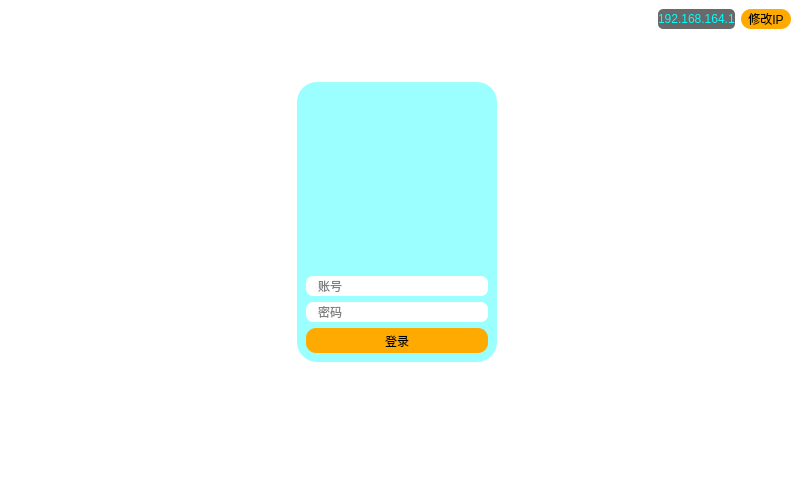
<?xml version="1.0" encoding="UTF-8"?>
<ui version="4.0">
 <class>ClientWin</class>
 <widget class="QMainWindow" name="ClientWin">
  <property name="geometry">
   <rect>
    <x>0</x>
    <y>0</y>
    <width>800</width>
    <height>480</height>
   </rect>
  </property>
  <property name="windowTitle">
   <string>客户端登录</string>
  </property>
  <property name="styleSheet">
   <string notr="true">QMainWindow#ClientWin{
	
	border-image: url(:/img/food.PNG);
	background-color: rgba(255, 255, 255, 100);
}

QLabel
{
	color: rgb(255, 255, 255);
	
}
QPushButton{
background-color: rgb(255, 170, 0);
border-radius:10px;
}
QLineEdit{
border-radius:7px;
padding:0 10px 0 10px;
/*background-color:transparent;*/
}

QGroupBox
{
	border-radius:20px;
	background-color:  rgba(0, 255, 255, 100);
}</string>
  </property>
  <widget class="QWidget" name="centralwidget">
   <layout class="QGridLayout" name="gridLayout">
    <item row="0" column="1">
     <layout class="QVBoxLayout" name="verticalLayout_3">
      <item>
       <spacer name="verticalSpacer_2">
        <property name="orientation">
         <enum>Qt::Vertical</enum>
        </property>
        <property name="sizeHint" stdset="0">
         <size>
          <width>20</width>
          <height>40</height>
         </size>
        </property>
       </spacer>
      </item>
      <item>
       <widget class="QGroupBox" name="groupBox">
        <property name="sizePolicy">
         <sizepolicy hsizetype="Fixed" vsizetype="Expanding">
          <horstretch>0</horstretch>
          <verstretch>0</verstretch>
         </sizepolicy>
        </property>
        <property name="minimumSize">
         <size>
          <width>200</width>
          <height>280</height>
         </size>
        </property>
        <property name="title">
         <string/>
        </property>
        <layout class="QVBoxLayout" name="verticalLayout_2">
         <item>
          <widget class="QLabel" name="label_3">
           <property name="sizePolicy">
            <sizepolicy hsizetype="Expanding" vsizetype="Expanding">
             <horstretch>0</horstretch>
             <verstretch>0</verstretch>
            </sizepolicy>
           </property>
           <property name="minimumSize">
            <size>
             <width>0</width>
             <height>50</height>
            </size>
           </property>
           <property name="styleSheet">
            <string notr="true">border-image: url(:/img/title.png);</string>
           </property>
           <property name="text">
            <string/>
           </property>
          </widget>
         </item>
         <item>
          <layout class="QVBoxLayout" name="verticalLayout">
           <item>
            <layout class="QHBoxLayout" name="horizontalLayout">
             <property name="spacing">
              <number>0</number>
             </property>
             <item>
              <widget class="QLineEdit" name="nameEdit">
               <property name="minimumSize">
                <size>
                 <width>0</width>
                 <height>20</height>
                </size>
               </property>
               <property name="styleSheet">
                <string notr="true"/>
               </property>
               <property name="placeholderText">
                <string>账号</string>
               </property>
              </widget>
             </item>
            </layout>
           </item>
           <item>
            <layout class="QHBoxLayout" name="horizontalLayout_2">
             <property name="spacing">
              <number>0</number>
             </property>
             <item>
              <widget class="QLineEdit" name="pwdEdit">
               <property name="minimumSize">
                <size>
                 <width>0</width>
                 <height>20</height>
                </size>
               </property>
               <property name="styleSheet">
                <string notr="true"/>
               </property>
               <property name="echoMode">
                <enum>QLineEdit::Password</enum>
               </property>
               <property name="placeholderText">
                <string>密码</string>
               </property>
              </widget>
             </item>
            </layout>
           </item>
          </layout>
         </item>
         <item>
          <widget class="QPushButton" name="loginBt">
           <property name="minimumSize">
            <size>
             <width>0</width>
             <height>25</height>
            </size>
           </property>
           <property name="styleSheet">
            <string notr="true">background-color: rgb(255, 170, 0);</string>
           </property>
           <property name="text">
            <string>登录</string>
           </property>
           <property name="shortcut">
            <string>Return</string>
           </property>
          </widget>
         </item>
        </layout>
       </widget>
      </item>
      <item>
       <spacer name="verticalSpacer">
        <property name="orientation">
         <enum>Qt::Vertical</enum>
        </property>
        <property name="sizeHint" stdset="0">
         <size>
          <width>20</width>
          <height>40</height>
         </size>
        </property>
       </spacer>
      </item>
     </layout>
    </item>
    <item row="0" column="2">
     <layout class="QVBoxLayout" name="verticalLayout_4">
      <item>
       <layout class="QHBoxLayout" name="horizontalLayout_3">
        <item>
         <spacer name="horizontalSpacer_3">
          <property name="orientation">
           <enum>Qt::Horizontal</enum>
          </property>
          <property name="sizeHint" stdset="0">
           <size>
            <width>40</width>
            <height>20</height>
           </size>
          </property>
         </spacer>
        </item>
        <item>
         <widget class="QLabel" name="IPLb">
          <property name="styleSheet">
           <string notr="true">color: rgb(0, 255, 255);
background-color: rgba(0, 0, 0, 150);
border-radius: 5px;</string>
          </property>
          <property name="text">
           <string>192.168.164.1</string>
          </property>
         </widget>
        </item>
        <item>
         <widget class="QPushButton" name="IPchange">
          <property name="sizePolicy">
           <sizepolicy hsizetype="Minimum" vsizetype="Maximum">
            <horstretch>0</horstretch>
            <verstretch>0</verstretch>
           </sizepolicy>
          </property>
          <property name="minimumSize">
           <size>
            <width>50</width>
            <height>20</height>
           </size>
          </property>
          <property name="text">
           <string>修改IP</string>
          </property>
         </widget>
        </item>
       </layout>
      </item>
      <item>
       <spacer name="verticalSpacer_3">
        <property name="orientation">
         <enum>Qt::Vertical</enum>
        </property>
        <property name="sizeHint" stdset="0">
         <size>
          <width>20</width>
          <height>40</height>
         </size>
        </property>
       </spacer>
      </item>
      <item>
       <widget class="NumberBoard" name="widget" native="true">
        <property name="minimumSize">
         <size>
          <width>200</width>
          <height>300</height>
         </size>
        </property>
        <property name="styleSheet">
         <string notr="true">QPushButton{
	
	font: 12pt &quot;Arial&quot;;
	background-color: rgba(255, 255, 255, 150);
}

QPushButton:hover{
	font: 20pt &quot;Arial&quot;;
}

QPushButton:pressed{
	
	background-color: rgba(255, 170, 0, 150);
}</string>
        </property>
       </widget>
      </item>
     </layout>
    </item>
    <item row="1" column="2">
     <spacer name="horizontalSpacer_2">
      <property name="orientation">
       <enum>Qt::Horizontal</enum>
      </property>
      <property name="sizeHint" stdset="0">
       <size>
        <width>281</width>
        <height>17</height>
       </size>
      </property>
     </spacer>
    </item>
    <item row="2" column="0">
     <spacer name="horizontalSpacer">
      <property name="orientation">
       <enum>Qt::Horizontal</enum>
      </property>
      <property name="sizeHint" stdset="0">
       <size>
        <width>40</width>
        <height>20</height>
       </size>
      </property>
     </spacer>
    </item>
   </layout>
  </widget>
  <widget class="QMenuBar" name="menubar">
   <property name="geometry">
    <rect>
     <x>0</x>
     <y>0</y>
     <width>800</width>
     <height>26</height>
    </rect>
   </property>
  </widget>
 </widget>
 <customwidgets>
  <customwidget>
   <class>NumberBoard</class>
   <extends>QWidget</extends>
   <header>numberboard.h</header>
   <container>1</container>
  </customwidget>
 </customwidgets>
 <resources/>
 <connections/>
</ui>
